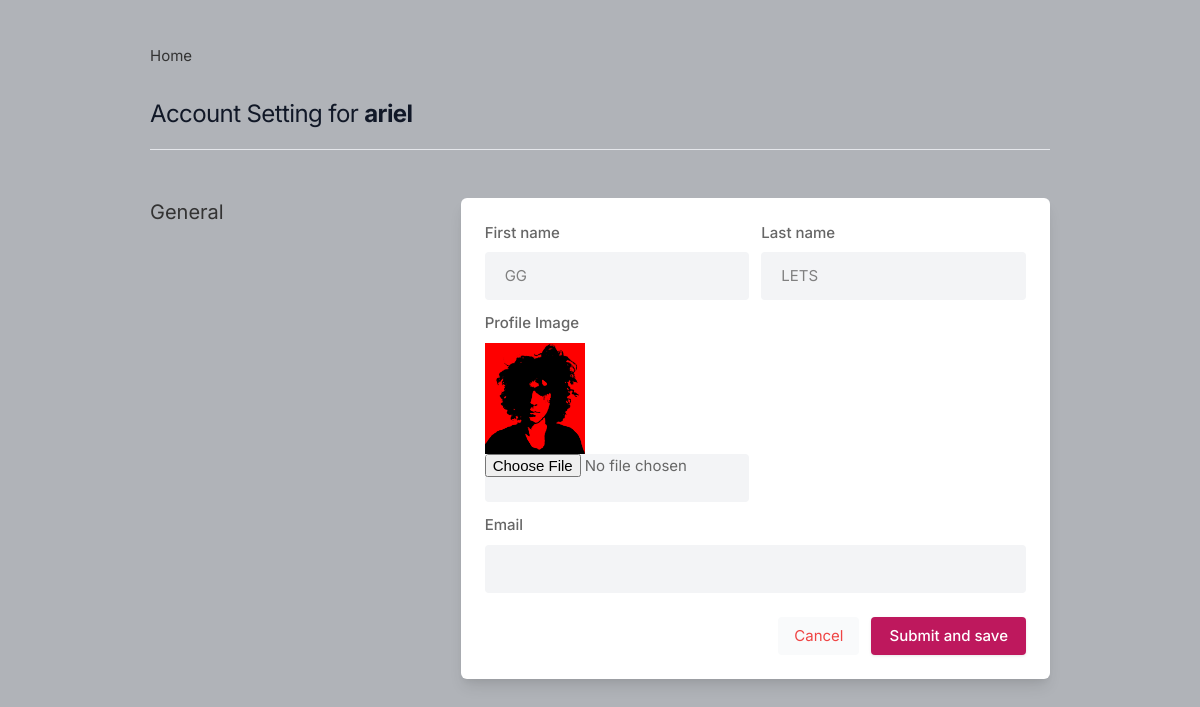
Before: /settings (signed in) with the older database file.
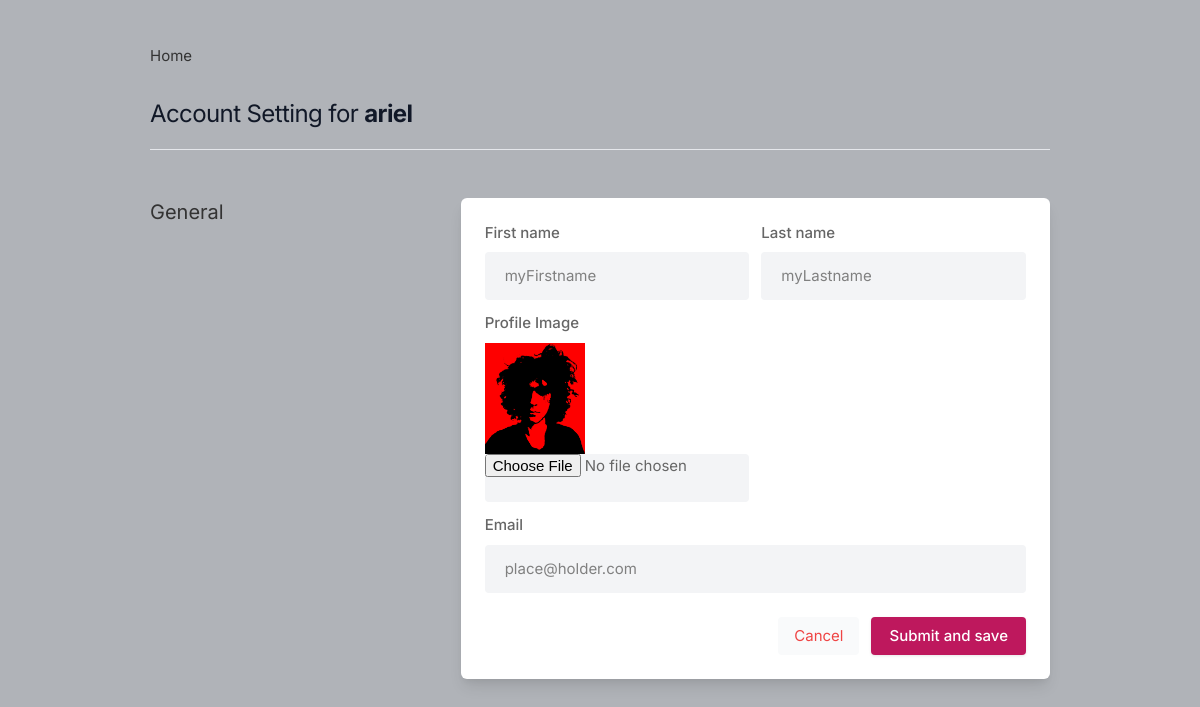
After: the same page with the newer database file.
### core/models.py (models this page shows, shortened)
class Profile(models.Model):
    user = models.ForeignKey(User, on_delete=models.CASCADE)
    id_user= models.IntegerField()
    username=models.CharField(max_length=25)
    email = models.EmailField()
    firstname=models.CharField(max_length=25)
    lastname=models.CharField(max_length=25)
    profile_picture = models.ImageField(upload_to='profile_images',default='blank-profile-picture.png')
    isbanned = models.BooleanField(default=False)
    islimited = models.BooleanField(default=False)

### core/views.py (the view, shortened to what this page needs)
# urls.py: path('settings',views.settings,name='settings'),
@login_required(login_url='signin')
def settings(request):
    user_profile=Profile.objects.get(user=request.user)
    return render(request,'setting.html',{'user_profile': user_profile})

### template/setting.html (shortened to what this page needs)
{% load static %}
<!DOCTYPE html>
<html lang="en">
<head>
    <link rel="stylesheet" href="{% static 'assets/css/icons.css' %}">
    <link rel="stylesheet" href="{% static 'assets/css/uikit.css' %}">
    <link rel="stylesheet" href="{% static 'assets/css/style.css' %}">
    <link rel="stylesheet" href="{% static 'assets/css/tailwind.css' %}">
</head>
<body>
            <div class="container m-auto">
                <h1><a href="/">Home</a></h1>
                <br/>
                <h1 class="text-2xl leading-none text-gray-900 tracking-tight mt-3"> Account Setting for <b>{{user.username}}</b> </h1>
                <br/>
                <hr>
                <div class="grid lg:grid-cols-3 mt-12 gap-8">
                    <div>
                        <h3 class="text-xl mb-2"> General</h3>
                    </div>
                    <div class="bg-white rounded-md lg:shadow-lg shadow col-span-2">
                        <form action="" method="POST" enctype="multipart/form-data">
                            <div class="grid grid-cols-2 gap-3 lg:p-6 p-4">
                                <div>
                                    <label for=""> First name</label>
                                    <input type="text" name="firstname" value="{{user_profile.firstname}}" class="shadow-none bg-gray-100">
                                </div>
                                <div>
                                    <label for=""> Last name</label>
                                    <input type="text" name="lastname" value="{{user_profile.lastname}}" class="shadow-none bg-gray-100">
                                    </div>
                                    <div>
                                        <label for=""> Profile Image</label>
                                        <img width="100" height="100" src="{{user_profile.profile_picture.url}}"/>
                                        <input type="file" name="image" class="shadow-none bg-gray-100">
                                    </div>
                                    <div class="col-span-2">
                                        <label for=""> Email</label>
                                        <input type="text" name="email" value="{{user_profile.email}}" class="shadow-none bg-gray-100">
                                    </div>
                            </div>
                            <div class="bg-gray-10 p-6 pt-0 flex justify-end space-x-3">
                                <button class="p-2 px-4 rounded bg-gray-50 text-red-500"> Cancel </button>
                                <button type="submit" class="button bg-blue-700"> Submit and save </button>
                            </div>
                        </form>
                    </div>
                    </div>
                    <br>
                </div>
</body>
</html>

Changed rows visible on the page:
changed Profile: firstname "GG" → "myFirstname"; lastname "LETS" → "myLastname"; email (not shown) → "place@holder.com"
